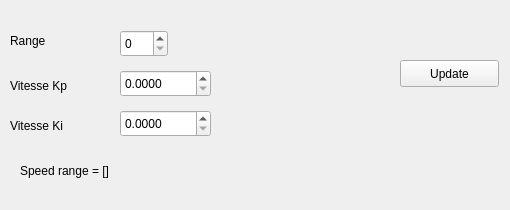
     <widget class="QWidget" name="tab_vitesse_droite">
      <attribute name="title">
       <string>vitesse roue droite</string>
      </attribute>
      <widget class="QLabel" name="label_22">
       <property name="geometry">
        <rect>
         <x>10</x>
         <y>30</y>
         <width>101</width>
         <height>21</height>
        </rect>
       </property>
       <property name="text">
        <string>Range</string>
       </property>
      </widget>
      <widget class="QLabel" name="label_23">
       <property name="geometry">
        <rect>
         <x>10</x>
         <y>110</y>
         <width>121</width>
         <height>31</height>
        </rect>
       </property>
       <property name="text">
        <string>Vitesse Ki</string>
       </property>
      </widget>
      <widget class="QPushButton" name="vitesse_droite_update_btn">
       <property name="geometry">
        <rect>
         <x>400</x>
         <y>60</y>
         <width>99</width>
         <height>27</height>
        </rect>
       </property>
       <property name="text">
        <string>Update</string>
       </property>
      </widget>
      <widget class="QDoubleSpinBox" name="vitesse_droite_Ki">
       <property name="geometry">
        <rect>
         <x>120</x>
         <y>110</y>
         <width>91</width>
         <height>27</height>
        </rect>
       </property>
       <property name="decimals">
        <number>4</number>
       </property>
       <property name="singleStep">
        <double>0.100000000000000</double>
       </property>
      </widget>
      <widget class="QDoubleSpinBox" name="vitesse_droite_Kp">
       <property name="geometry">
        <rect>
         <x>120</x>
         <y>70</y>
         <width>91</width>
         <height>27</height>
        </rect>
       </property>
       <property name="decimals">
        <number>4</number>
       </property>
       <property name="singleStep">
        <double>0.100000000000000</double>
       </property>
      </widget>
      <widget class="QLabel" name="label_24">
       <property name="geometry">
        <rect>
         <x>10</x>
         <y>70</y>
         <width>121</width>
         <height>31</height>
        </rect>
       </property>
       <property name="text">
        <string>Vitesse Kp</string>
       </property>
      </widget>
      <widget class="QSpinBox" name="vitesse_droite_range">
       <property name="enabled">
        <bool>true</bool>
       </property>
       <property name="geometry">
        <rect>
         <x>120</x>
         <y>30</y>
         <width>48</width>
         <height>27</height>
        </rect>
       </property>
       <property name="maximum">
        <number>2</number>
       </property>
      </widget>
      <widget class="QLabel" name="vitesse_droite_range_lb">
       <property name="geometry">
        <rect>
         <x>20</x>
         <y>140</y>
         <width>481</width>
         <height>61</height>
        </rect>
       </property>
       <property name="text">
        <string>Speed range = []</string>
       </property>
       <property name="wordWrap">
        <bool>true</bool>
       </property>
      </widget>
     </widget>
